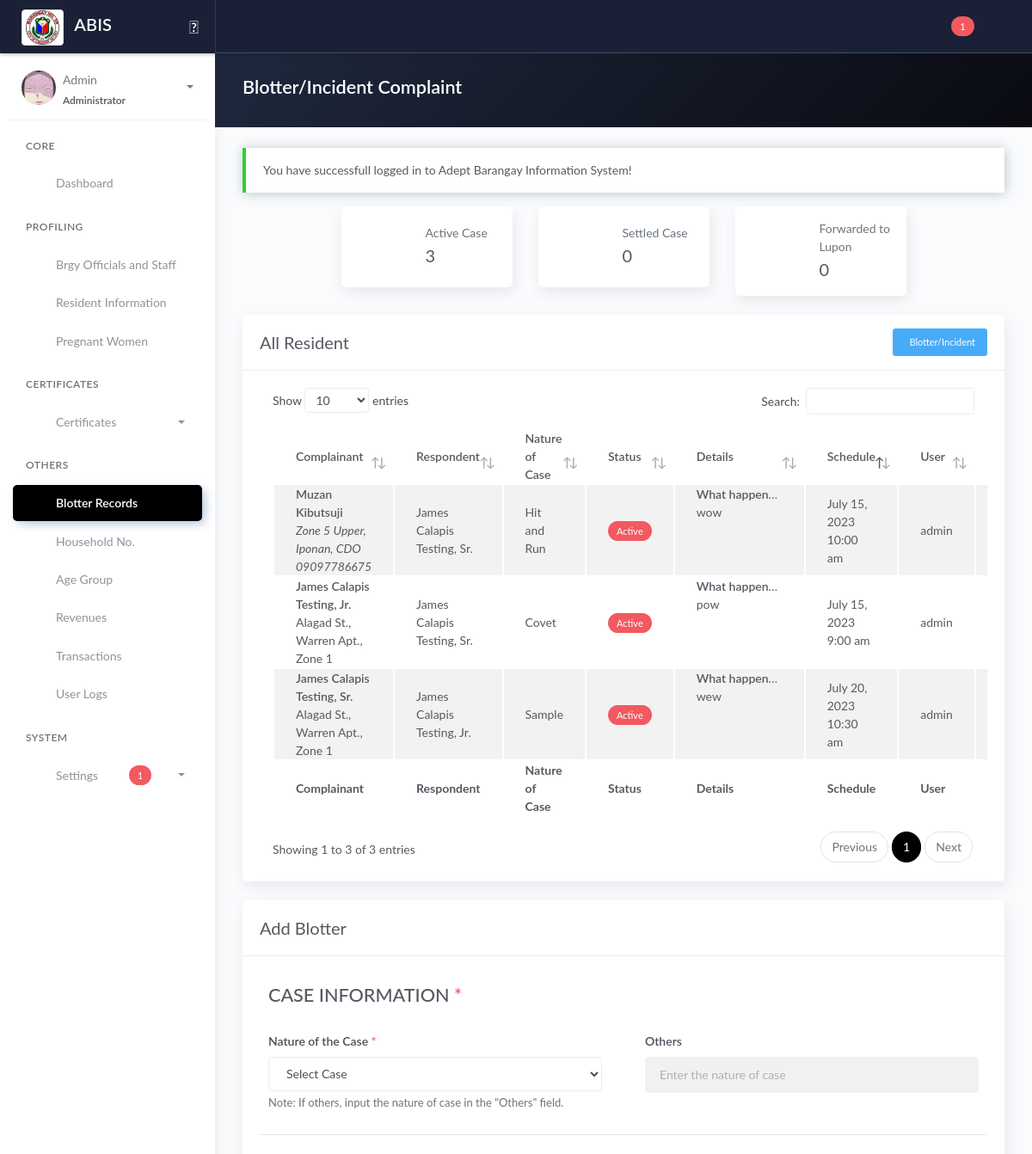
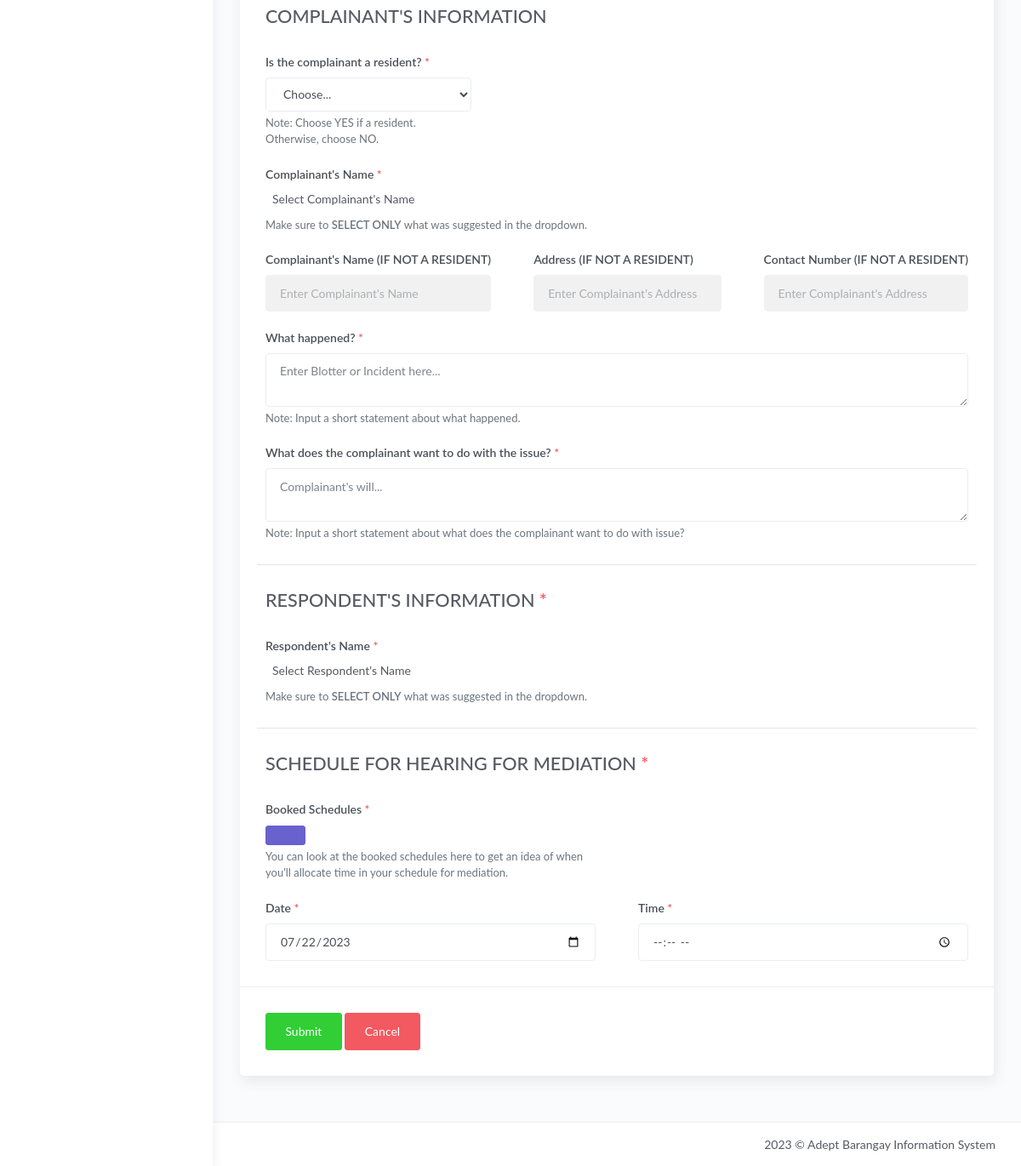
Screenshot of /blotter.php (signed in) with the database file from the repository (2 pictures, top to bottom).
### tables this page shows
CREATE TABLE `tblblotter` (
  `id_blotter` int(11) NOT NULL,
  `noc_id` varchar(100) DEFAULT NULL,
  `noc_others` varchar(100) DEFAULT 'N/A',
  `comp_id` varchar(10) DEFAULT 'N/A',
  `comp_nameNotResident` varchar(255) DEFAULT 'N/A',
  `comp_addNotResident` varchar(255) DEFAULT 'N/A',
  `comp_cnumNotResident` varchar(255) DEFAULT 'N/A',
  `comp_what` text DEFAULT NULL,
  `comp_what2` text DEFAULT NULL,
  `resp_id` varchar(255) DEFAULT NULL,
  `blotter_status` varchar(50) DEFAULT 'Active',
  `created_at_blotter` timestamp NOT NULL DEFAULT current_timestamp(),
  `updated_at_blotter` timestamp NOT NULL DEFAULT current_timestamp() ON UPDATE current_timestamp(),
  `id_user` varchar(25) DEFAULT NULL
);

CREATE TABLE `tblresident2` (
  `id_resident` int(11) NOT NULL,
  `national_id` varchar(100) NOT NULL,
  `region` varchar(10) NOT NULL,
  `city` varchar(100) NOT NULL,
  `province` varchar(100) NOT NULL,
  `barangay` varchar(100) NOT NULL,
  `citizenship` varchar(100) NOT NULL,
  `picture` text NOT NULL,
  `firstname` varchar(100) NOT NULL,
  `middlename` varchar(100) NOT NULL,
  `lastname` varchar(100) NOT NULL,
  `ext` varchar(10) NOT NULL,
  `alias` varchar(20) NOT NULL,
  `birthplace` varchar(100) NOT NULL,
  `birthdate` date NOT NULL,
  `sex` varchar(20) NOT NULL,
  `civilstatus` varchar(20) NOT NULL,
  `residence_type` varchar(25) NOT NULL COMMENT 'new; co-occupant; tenant',
  `id_household` int(80) NOT NULL,
  `family_head` varchar(10) NOT NULL,
  `date_of_residence` date NOT NULL,
  `vstatus` varchar(10) NOT NULL,
  `identified_as` varchar(20) NOT NULL,
  `phone` varchar(100) NOT NULL,
  `email` varchar(100) NOT NULL,
  `occupation` varchar(100) NOT NULL,
  `resident_type` int(20) NOT NULL DEFAULT 1 COMMENT '1 = Alive; 0 = Deceased',
  `id_org` varchar(100) NOT NULL,
  `pwd` varchar(5) NOT NULL,
  `indigent` varchar(5) NOT NULL,
  `remarks` text NOT NULL,
  `res_updated_at` timestamp NOT NULL DEFAULT current_timestamp() ON UPDATE current_timestamp(),
  `id_user` int(11) NOT NULL
);

CREATE TABLE `tbl_household` (
  `id_household` int(11) NOT NULL,
  `household_number` int(100) NOT NULL,
  `house_no` int(100) DEFAULT NULL COMMENT '(2.1)',
  `id_purok` varchar(50) NOT NULL,
  `household_street_name` varchar(100) NOT NULL COMMENT '(2.2)',
  `household_address` varchar(250) NOT NULL COMMENT '(2.3)',
  `household_type` varchar(250) NOT NULL
);

CREATE TABLE `tblpurok` (
  `id_purok` int(11) NOT NULL,
  `purok_name` varchar(255) DEFAULT NULL,
  `purok_details` text DEFAULT NULL
);

CREATE TABLE `tblblotter_schedule` (
  `id_blotter_schedule` int(11) NOT NULL,
  `id_blotter` int(11) NOT NULL,
  `blotter_date` date NOT NULL,
  `blotter_time` time NOT NULL,
  `created_at_blotter_schedule` timestamp NOT NULL DEFAULT current_timestamp(),
  `updated_at_blotter_schedule` timestamp NOT NULL DEFAULT current_timestamp() ON UPDATE current_timestamp()
);

CREATE TABLE `tbl_users` (
  `id_user` int(11) NOT NULL,
  `user_username` varchar(50) DEFAULT NULL,
  `user_firstname` varchar(100) NOT NULL,
  `user_middlename` varchar(100) NOT NULL,
  `user_lastname` varchar(100) NOT NULL,
  `password` varchar(100) DEFAULT NULL,
  `user_type` varchar(20) DEFAULT NULL,
  `avatar` text DEFAULT NULL,
  `status` varchar(8) NOT NULL DEFAULT 'Active',
  `created_at` timestamp NOT NULL DEFAULT current_timestamp(),
  `updated_at` timestamp NOT NULL DEFAULT current_timestamp() ON UPDATE current_timestamp()
);

CREATE TABLE `tbl_nature_of_case` (
  `noc_id` int(11) NOT NULL,
  `noc_name` varchar(100) NOT NULL,
  `noc_details` varchar(255) NOT NULL,
  `id_user` varchar(10) NOT NULL,
  `noc_updated_at` timestamp NOT NULL DEFAULT current_timestamp() ON UPDATE current_timestamp()
);

### blotter.php (the view, shortened to what the rows shown need)
<?php include 'server/server.php' ?>
<?php
$query  = "SELECT *, tblblotter.id_blotter as id, tbl_users.id_user as user_id FROM tblblotter JOIN tbl_users ON tbl_users.id_user=tblblotter.id_user";
$result = $conn->query($query);
$blotter = array();
while ($row = $result->fetch_assoc()) {
	$blotter[] = $row;
}
$query4 = "SELECT * FROM tblresident2 ORDER BY firstname ASC";
$result4 = $conn->query($query4);
?>
<!DOCTYPE html>
<html lang="en">
<head>
	<?php include 'templates/header.php' ?>
	<link rel="stylesheet" href="assets/js/plugin/dataTables.dateTime.min.css">
	<link rel="stylesheet" href="assets/js/plugin/datatables/Buttons-1.6.1/css/buttons.dataTables.min.css">
	<link rel="stylesheet" href="assets/css/select2.min.css" />
	<link rel="stylesheet" href="https://cdn.jsdelivr.net/npm/@ttskch/select2-bootstrap4-theme@x.x.x/dist/select2-bootstrap4.min.css">
</head>
<body>
	<div class="wrapper">
		<div class="main-panel">
			<div class="content">
				<div class="panel-header bg-dark-gradient">
					<div class="page-inner">
						<div class="d-flex align-items-left align-items-md-center flex-column flex-md-row">
							<div>
								<h2 class="text-white fw-bold">Blotter/Incident Complaint</h2>
							</div>
						</div>
					</div>
				</div>
				<div class="page-inner">
					<div class="row mt--2">
						<div class="col">
							<div class="card">
								<div class="card-body">
									<div class="table-responsive">
										<table id="blottertable" class="display table table-striped">
											<thead>
												<tr>
													<th scope="col">Complainant</th>
													<th scope="col">Respondent</th>
													<th scope="col">Nature of Case</th>
													<th scope="col">Status</th>
													<th scope="col">Details</th>
													<th scope="col">Schedule</th>
													<th scope="col">User</th>
													<?php if (isset($_SESSION['username'])) : ?>
														<th scope="col">Created</th>
													<?php endif ?>
												</tr>
											</thead>
											<tbody>
												<?php if (!empty($blotter)) : ?>
													<?php foreach ($blotter as $row) : ?>
														<tr>
															<td>
																<?php
																if ($row['comp_id'] !== "N/A") {
																	$comp_id = $row['comp_id'];
																	$sqlComplainant = "SELECT * FROM tblresident2 WHERE id_resident = '$comp_id'";
																	$queryComplainant = $conn->query($sqlComplainant);
																	$complainant = $queryComplainant->fetch_assoc();
																	$h_id = $complainant['id_household'];
																	$queryHouseholdNumber = "SELECT * FROM tbl_household WHERE id_household='$h_id'";
																	$resultHouseholdNumber = $conn->query($queryHouseholdNumber);
																	$householdnum = $resultHouseholdNumber->fetch_assoc();
																	$p_name = $householdnum['id_purok'];
																	$queryPurokName = "SELECT * FROM tblpurok WHERE id_purok='$p_name'";
																	$resultPurokName = $conn->query($queryPurokName);
																	$pname = $resultPurokName->fetch_assoc();
																	echo "<span class='fw-bold'>" . $complainant['firstname'] . ' ' . $complainant['middlename'] . ' ' . $complainant['lastname'] . ($complainant['ext'] === '' ? '' : ', ' . $complainant['ext']) . "</span><br>" . $householdnum['household_street_name'] . ', ' . $householdnum['household_address'] . ', ' . $pname['purok_name'] . '<br>' . $complainant['phone'];
																} elseif ($row['comp_id'] == "N/A") {
																	echo "<span class='fw-bold'>" . $row['comp_nameNotResident'] . "</span><br><span class='font-italic'>" . $row['comp_addNotResident'] . '<br>' . $row['comp_cnumNotResident'] . '</span>';
																}
																?>
															</td>
															<td>
																<?php
																if (isset($row['resp_id'])) {
																	$resp_name = $row['resp_id'];
																	$sqlRespondent = "SELECT * FROM tblresident2 WHERE id_resident = '$resp_name'";
																	$queryRespondent = $conn->query($sqlRespondent);
																	foreach ($queryRespondent as $respondent) {
																		echo $f_name = $respondent['firstname'] . ' ' . $respondent['middlename'] . ' ' . $respondent['lastname'] . ($respondent['ext'] === '' ? '' : ', ' . $respondent['ext']);
																	}
																}
																?>
															</td>
															<td>
																<?php
																if ($row['noc_id'] == 'Others') {
																	echo ucwords($row['noc_others']);
																} else {
																	$noc = $row['noc_id'];
																	$sqlNoc = "SELECT * FROM tbl_nature_of_case WHERE noc_id='$noc'";
																	$queryNoc = $conn->query($sqlNoc);
																	foreach ($queryNoc as $nocName) {
																		echo $nocName['noc_name'];
																	}
																}
																?>
															</td>
															<td>
																<?php if ($row['blotter_status'] == 'Settled') : ?>
																	<span class="badge badge-success">Settled</span>
																<?php elseif ($row['blotter_status'] == 'Active') : ?>
																	<span class="badge badge-danger">Active</span>
																<?php elseif ($row['blotter_status'] == 'Forwarded to Lupon') : ?>
																	<span class="badge badge-secondary">Forwarded to Lupon</span>
																<?php endif ?>
															</td>
															<td class="d-inline-block text-truncate" style="max-width: 100px;"><?= '<b>What happened: </b>' . '<br>' . $row['comp_what'] . '<br><br>' . '<b>Action: </b>' . '<br>' . $row['comp_what2'] ?></td>
															<td>
																<?php
																$getIdBlotter = $row['id_blotter'];
																$queryGetSched = "SELECT * FROM tblblotter_schedule WHERE id_blotter = '$getIdBlotter' ORDER BY id_blotter_schedule DESC LIMIT 1";
																$resultGetSched = $conn->query($queryGetSched);
																$GetSched = $resultGetSched->fetch_assoc();
																?>
																<?= date("F j, Y", strtotime($GetSched['blotter_date'])) . ' ' . date("g:i a", strtotime($GetSched['blotter_time'])) ?>
															</td>
															<td><?= $row['user_username'] ?></td>
															<?php if (isset($_SESSION['username'])) : ?>
																<td><?= date("F j, Y, g:i a", strtotime($row['created_at_blotter'])) ?></td>
															<?php endif ?>
														</tr>
													<?php endforeach ?>
												<?php endif ?>
											</tbody>
											<tfoot>
												<tr>
													<th scope="col">Complainant</th>
													<th scope="col">Respondent</th>
													<th scope="col">Nature of Case</th>
													<th scope="col">Status</th>
													<th scope="col">Details</th>
													<th scope="col">Schedule</th>
													<th scope="col">User</th>
													<?php if (isset($_SESSION['username'])) : ?>
														<th scope="col">Created</th>
													<?php endif ?>
												</tr>
											</tfoot>
										</table>
									</div>
								</div>
							</div>
						</div>
					</div>
					<div class="row mt--2" id="addBlotterForm">
						<div class="col-md-12">
							<div class="card">
								<div class="card-body">
									<form method="POST" action="model/save_blotter.php" onsubmit="return confirm('Are you sure you want to submit this form?');">
										<div class="row">
											<div class="col-md-6">
												<div class="form-group">
													<b>
														<h2>CASE INFORMATION<span class="text-danger"><b> *</b></span></h2>
													</b>
												</div>
											</div>
										</div>
										<div class="row">
											<div class="col-md-6">
												<div class="form-group">
													<b>
														<h2>COMPLAINANT'S INFORMATION</h2>
													</b>
												</div>
											</div>
										</div>
										<div class="row">
											<div class="col-md-6">
												<div class="form-group">
													<b>
														<h2>RESPONDENT'S INFORMATION<span class="text-danger"><b> *</b></span></h2>
													</b>
												</div>
											</div>
										</div>
										<div class="row">
											<div class="col-md-12">
												<div class="form-group">
													<b>
														<h2>SCHEDULE FOR HEARING FOR MEDIATION<span class="text-danger"><b> *</b></span></h2>
													</b>
												</div>
											</div>
										</div>
								</div>
							</div>
						</div>
					</div>
				</div>
			</div>
		</div>
	</div>
	<?php include 'templates/footer.php' ?>
</body>
</html>

### rows the page displays
tblblotter: tblresident2.firstname "James", tblresident2.middlename "Calapis", tblresident2.lastname "Testing", tblresident2.ext "Sr.", tbl_household.household_street_name "Alagad St.", tbl_household.household_address "Warren Apt.", tblpurok.purok_name "Zone 1", noc_others "Sample", blotter_status "Active", comp_what "wew", tblblotter_schedule.blotter_date "July 20, 2023", tblblotter_schedule.blotter_time "10:30 am", id_user.user_username "admin"
tblresident2: firstname+middlename+lastname "James Calapis Testing, Jr."
tblblotter: comp_nameNotResident "Muzan Kibutsuji", comp_addNotResident "Zone 5 Upper, Iponan, CDO", comp_cnumNotResident "09097786675", blotter_status "Active", comp_what "wow", tblblotter_schedule.blotter_date "July 15, 2023", tblblotter_schedule.blotter_time "10:00 am", id_user.user_username "admin"
tblresident2: firstname+middlename+lastname "James Calapis Testing, Sr."
tbl_nature_of_case: noc_name "Hit and Run"
tblblotter: tblresident2.firstname "James", tblresident2.middlename "Calapis", tblresident2.lastname "Testing", tblresident2.ext "Jr.", tbl_household.household_street_name "Alagad St.", tbl_household.household_address "Warren Apt.", tblpurok.purok_name "Zone 1", blotter_status "Active", comp_what "pow", tblblotter_schedule.blotter_date "July 15, 2023", tblblotter_schedule.blotter_time "9:00 am", id_user.user_username "admin"
tbl_nature_of_case: noc_name "Covet"

### other values shown
$resultSupport "1"
$_SESSION['username'] "Admin"
$_SESSION['role'] "Administrator"
$_SESSION['message'] "You have successfull logged in to Adept Barangay Information System!"
$active "3"
$settled "0"
$ftl "0"
